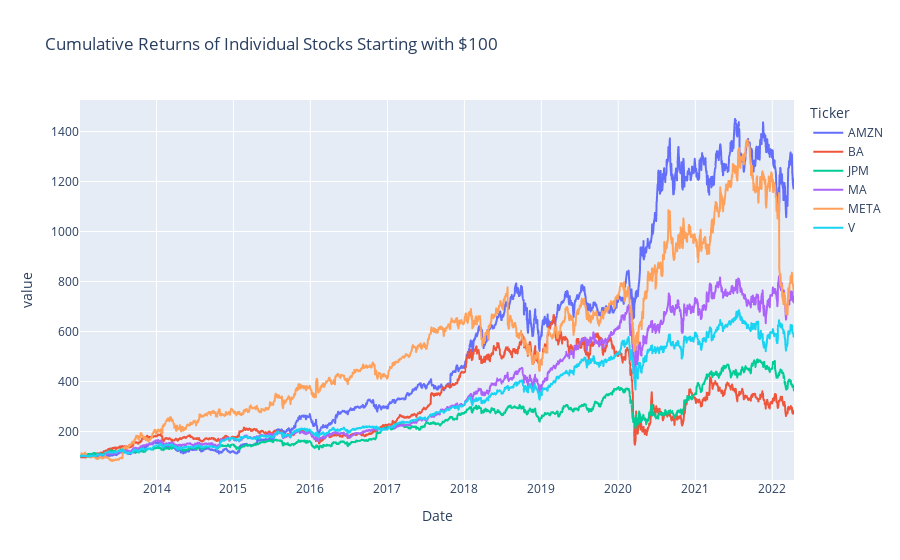

The notebook cell saved with this chart:
### Code cell
def plot_cum_returns(data, title):
    daily_cum_returns = (1 + daily_returns).cumprod()*100
    fig = px.line(daily_cum_returns, title=title)
    return fig

fig_cum_returns = plot_cum_returns(stocks_df, 'Cumulative Returns of Individual Stocks Starting with $100')
fig_cum_returns.show()

### Figure 1 — Plotly figure (JSON) as saved in the notebook; plotly's stock layout.template omitted (floating-point values rounded to 4 significant figures; data arrays with more than 128 entries replaced by an {"elided": "..."} marker saying what was removed)
{"data": [{"hovertemplate": "Ticker=AMZN<br>Date=%{x}<br>value=%{y}<extra></extra>", "legendgroup": "AMZN", "line": {"color": "#636efa", "dash": "solid"}, "marker": {"symbol": "circle"}, "mode": "lines", "name": "AMZN", "showlegend": true, "type": "scattergl", "x": {"elided": "2338 str values"}, "xaxis": "x", "y": {"elided": "2338 float values"}, "yaxis": "y"}, {"hovertemplate": "Ticker=BA<br>Date=%{x}<br>value=%{y}<extra></extra>", "legendgroup": "BA", "line": {"color": "#EF553B", "dash": "solid"}, "marker": {"symbol": "circle"}, "mode": "lines", "name": "BA", "showlegend": true, "type": "scattergl", "x": {"elided": "2338 str values"}, "xaxis": "x", "y": {"elided": "2338 float values"}, "yaxis": "y"}, {"hovertemplate": "Ticker=JPM<br>Date=%{x}<br>value=%{y}<extra></extra>", "legendgroup": "JPM", "line": {"color": "#00cc96", "dash": "solid"}, "marker": {"symbol": "circle"}, "mode": "lines", "name": "JPM", "showlegend": true, "type": "scattergl", "x": {"elided": "2338 str values"}, "xaxis": "x", "y": {"elided": "2338 float values"}, "yaxis": "y"}, {"hovertemplate": "Ticker=MA<br>Date=%{x}<br>value=%{y}<extra></extra>", "legendgroup": "MA", "line": {"color": "#ab63fa", "dash": "solid"}, "marker": {"symbol": "circle"}, "mode": "lines", "name": "MA", "showlegend": true, "type": "scattergl", "x": {"elided": "2338 str values"}, "xaxis": "x", "y": {"elided": "2338 float values"}, "yaxis": "y"}, {"hovertemplate": "Ticker=META<br>Date=%{x}<br>value=%{y}<extra></extra>", "legendgroup": "META", "line": {"color": "#FFA15A", "dash": "solid"}, "marker": {"symbol": "circle"}, "mode": "lines", "name": "META", "showlegend": true, "type": "scattergl", "x": {"elided": "2338 str values"}, "xaxis": "x", "y": {"elided": "2338 float values"}, "yaxis": "y"}, {"hovertemplate": "Ticker=V<br>Date=%{x}<br>value=%{y}<extra></extra>", "legendgroup": "V", "line": {"color": "#19d3f3", "dash": "solid"}, "marker": {"symbol": "circle"}, "mode": "lines", "name": "V", "showlegend": true, "type": "scattergl", "x": {"elided": "2338 str values"}, "xaxis": "x", "y": {"elided": "2338 float values"}, "yaxis": "y"}], "layout": {"legend": {"title": {"text": "Ticker"}, "tracegroupgap": 0}, "title": {"text": "Cumulative Returns of Individual Stocks Starting with $100"}, "xaxis": {"anchor": "y", "domain": [0, 1], "title": {"text": "Date"}}, "yaxis": {"anchor": "x", "domain": [0, 1], "title": {"text": "value"}}}}
